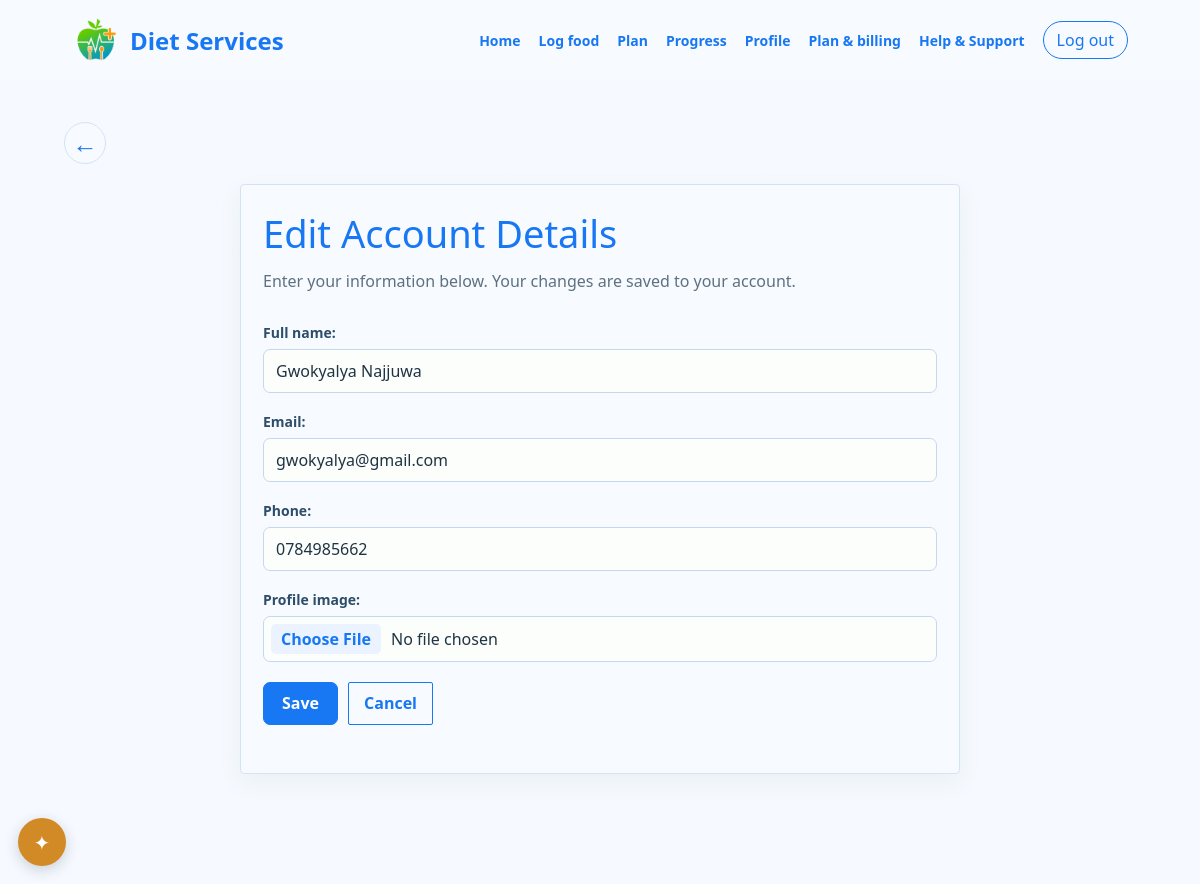
The page /account/edit/ (signed in) on the database its author committed.
### DietApp/models.py (models this page shows)
class Users(models.Model):
    user_id = models.IntegerField(null=False, primary_key=True)
    full_name = models.CharField(max_length=30)
    email = models.EmailField(unique=True, null=False)
    password_hash = models.CharField(max_length=128, null=False)
    is_active = models.BooleanField(default=True)
    onboarding_complete = models.BooleanField(default=False)
    paid_until = models.DateField(null=True, blank=True)
    phone = models.CharField(max_length=20, unique=True)
    profile_image = models.ImageField(upload_to='profile_picture', max_length=40, blank=True)
    created_at = models.DateField(null=False)
    last_login = models.DateField(null=False)

### DietApp/views.py (the view)
# urls.py: path("account/edit/", views.AccountDetailsFormPage, name="account_edit"),
def AccountDetailsFormPage(request):
    user, redirect_response = _get_logged_in_user(request)
    if redirect_response:
        return redirect_response
    form = AccountDetailsForm(request.POST or None, request.FILES or None, instance=user)
    if request.method == "POST":
        if form.is_valid():
            form.save()
            messages.success(request, "Account details saved successfully.")
            return redirect("account_details")
        messages.error(request, "Please correct the errors below.")
    return render(
        request,
        "module_form.html",
        {"form": form, "title": "Edit Account Details", "cancel_url": reverse("account_details")},
    )

### DietApp/forms.py
class AccountDetailsForm(ModelForm):
    class Meta:
        model = Users
        fields = ("full_name", "email", "phone", "profile_image")

### DietApp/context_processors.py (called while the page is built)
def navigation_context(request):
	model_slug = getattr(request.resolver_match, "kwargs", {}).get("model_slug")
	previous_page_url = reverse("food_log") if model_slug == "weight-logs" else reverse("dashboard")
	return {"previous_page_url": previous_page_url}

### DietApp/payments.py (called while the page is built)
def payment_provider_ready():
    return bool(settings.FLW_SECRET_KEY and settings.FLW_SECRET_HASH)

### DietApp/views.py (called while the page is built)
def _get_logged_in_user(request, allow_unpaid=False):
    user_id = request.session.get("user_id")
    if not user_id:
        return None, redirect("login")
    user = Users.objects.filter(pk=user_id, is_active=True).first()
    if not user:
        request.session.pop("user_id", None)
        return None, redirect("login")
    if not allow_unpaid and payment_provider_ready() and not _subscription_is_current(user):
        return None, redirect("subscription")
    return user, None

### DietApp/templates/module_form.html (shortened to what this page needs)
{% extends "base.html" %}
{% block content %}
    <section class="panel" style="max-width: 720px; margin-right: auto; margin-left: auto;">
        <h1>{{ title }}</h1>
        <p class="intro">Enter your information below. Your changes are saved to your account.</p>
        <form method="post" enctype="multipart/form-data">
            {{ form.as_p }}
            <div class="action-row">
                <button class="action" type="submit">Save</button>
                <a class="action secondary" href="{{ cancel_url }}">Cancel</a>
            </div>
        </form>
    </section>
{% endblock %}

### DietApp/templates/base.html (style rules this page uses)
:root { --primary-blue: #1877f2; --sky-blue: #4595ff; --accent-amber: #d28a26; --blue-light: #eaf3ff; --paper: #f7faff; --ink: #203343; --muted: #5d7180; --line: #d3e2f5; --error: #b54747; }
* { box-sizing: border-box; }
body { min-height: 100vh; margin: 0; background: linear-gradient(rgba(247, 250, 255, .92), rgba(247, 250, 255, .92)), var(--blue-light) url("https://images.unsplash.com/photo-1490645935967-10de6ba17061?auto=format&fit=crop&w=1800&q=85") center / cover fixed; color: var(--ink); font-family: "Aptos", "Segoe UI", sans-serif; }
a { color: var(--primary-blue); }
h1, h2 { color: var(--primary-blue); font-family: "Aptos", "Segoe UI", sans-serif; font-weight: 400; }
h1 { margin: 0 0 10px; font-size: 38px; }
.intro { margin: 0 0 28px; color: var(--muted); line-height: 1.6; }
.action-row { display: flex; flex-wrap: wrap; gap: 10px; margin: 20px 0 26px; }
.action { display: inline-flex; min-height: 42px; align-items: center; justify-content: center; padding: 0 15px; border: 1px solid var(--primary-blue); border-radius: 2px; background: var(--primary-blue); color: white; font-weight: 700; text-decoration: none; }
.action.secondary { background: transparent; color: var(--primary-blue); }
.panel { margin: 0 0 20px; padding: 22px; border: 1px solid var(--line); border-radius: 4px; background: var(--paper); box-shadow: 0 8px 24px #245d2910; }
form p { margin: 0 0 19px; }
label { display: block; margin-bottom: 7px; color: #2d4d68; font-size: 14px; font-weight: 700; }
input, select, textarea { width: 100%; min-height: 44px; padding: 10px 12px; border: 1px solid #c5d8f2; border-radius: 7px; background: #fcfefc; color: var(--ink); font: inherit; transition: border-color .15s ease, box-shadow .15s ease, background-color .15s ease; }
input[type="file"] { min-height: 46px; padding: 7px; }
main button[type="submit"], .action-row button.action { min-height: 43px; padding: 0 18px; border: 1px solid var(--primary-blue); border-radius: 7px; background: var(--primary-blue); color: #fff; font: inherit; font-weight: 700; cursor: pointer; transition: background-color .15s ease, transform .15s ease, box-shadow .15s ease; }

### rows shown on the page
Users: full_name "Gwokyalya Najjuwa", email "gwokyalya@gmail.com", phone "0784985662"

### other values the page prints
{{ title }} "Edit Account Details"
